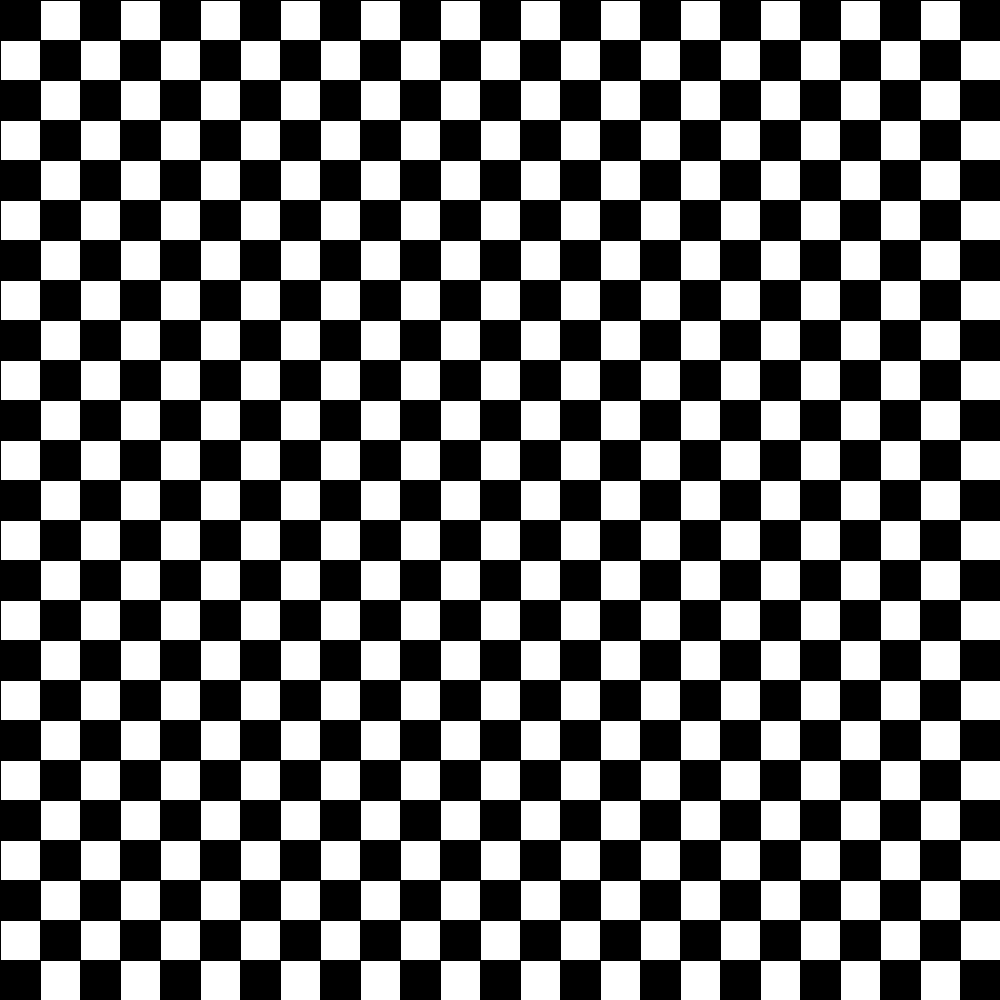
Frame 1 (no input)
Frame 60 (the mouse pressed at the canvas centre just before this capture): identical to frame 1, image omitted
Frame 120 (the mouse held since frame 60 and released just before this capture): identical to frame 1, image omitted

The Processing sketch that drew this single still picture (run headless with seeded random() and noise(); from frame 60 on, the mouse is pressed at the canvas centre):

// Processing sketch: TaskFive
// ── TaskFive.pde
MyClass myclass;                                       //Debugging 1-10
int myArray[] = { 1, 2, 3, 4, 5, 6, 7, 8, 9 };

void setup(){
  myclass = new MyClass();
  
  if(myclass.isJobDone()){
    println("Job's done!");
    println(myclass.getRandomNumber(0, 10));
  }
  
  int sum = myclass.getSumOfElementsInArray(myArray);
  println(sum);
  
  println(myclass.isValueGreaterThanThreshold(10, 5));
  println(myclass.isValueGreaterThanThreshold(4, 8));
  
  size(1000,1000);
  myclass.drawGrid(25, 25, 40);
}

void draw() { 
}

// ── MyClass.pde
class MyClass{
  boolean jobsDone = true;
  
  boolean isJobDone(){
    return jobsDone;
  }
  
  float getRandomNumber(float min, float max){
    return random(min, max);
  }
  
  int getSumOfElementsInArray(int[] arr){
    int sum=0;
    for (int i = 0; i < arr.length; i++){
      sum += arr[i];
    }
    return sum;
  }
  
  boolean isValueGreaterThanThreshold(int value, int threshold){
    if (value > threshold){
      return true;
    } else{
      return false;
    }
  }
  
  void drawGrid(int numberOfHorizontalCells, int numberOfVerticalCells, int cellSideLength){
    for(int x = 0; x<numberOfHorizontalCells; x++){
      for (int y = 0; y < numberOfVerticalCells; y++){
        if ((x+y)%2==0){
          fill(0);
        } else {
          fill(255);
        }
        rect(x * cellSideLength, y * cellSideLength, cellSideLength, cellSideLength);
      }
    }
  }
}
